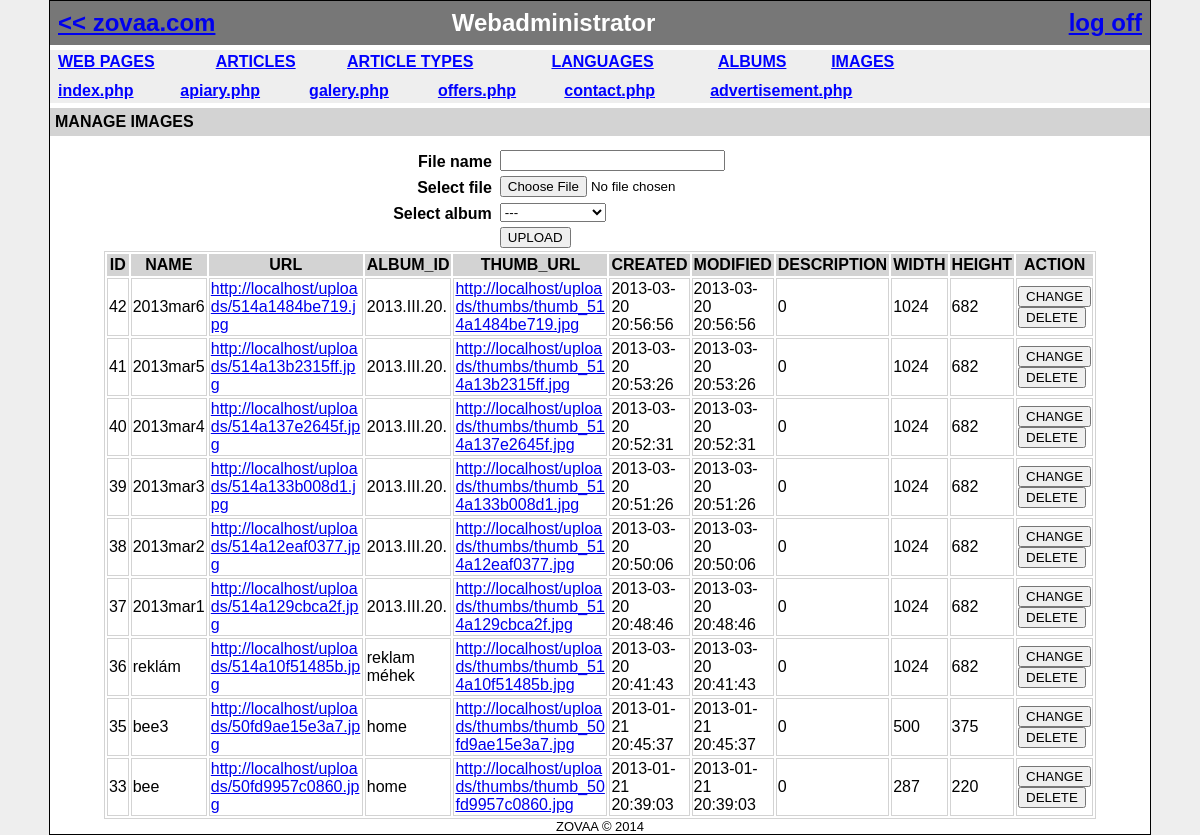
/Webadmin/images.php (signed in), run on the app's committed database.
### tables this page shows
CREATE TABLE IF NOT EXISTS `pages` (
  `ID` int(11) NOT NULL AUTO_INCREMENT,
  `NAME` varchar(100) NOT NULL,
  `MODIFIED` datetime NOT NULL,
  PRIMARY KEY (`ID`)
);

CREATE TABLE IF NOT EXISTS `images` (
  `ID` int(11) NOT NULL AUTO_INCREMENT,
  `NAME` varchar(256) DEFAULT NULL,
  `URL` varchar(512) NOT NULL,
  `ALBUM_ID` int(11) NOT NULL,
  `THUMB_URL` varchar(512) DEFAULT NULL,
  `CREATED` datetime NOT NULL,
  `MODIFIED` datetime NOT NULL,
  `DESCRIPTION` tinyint(4) NOT NULL DEFAULT '0',
  `WIDTH` int(11) NOT NULL,
  `HEIGHT` int(11) NOT NULL,
  PRIMARY KEY (`ID`)
);

### framework/mysql/mysqlmanager.php (called while the page is built, shortened)
<?php
require_once('select.php');
class MySqlManager
{
    public function SelectPages()
    {
        try
        {
            $select = new MysqlSelect;
            $data = array( 1 => 'NAME', 2 => 'ID' );
            return $select->DoSelect('pages', $data);
        }
        catch(Exception $ex)
        {
            throw new Exception($ex);
        }
    }
    public function SelectAllFromTable($table)
    {
        try
        {
            $select = new MysqlSelect;
            return $select->DoSelect($table, null, null, null, "ID DESC");
        }
        catch(Exception $ex)
        {
            throw new Exception($ex);
        }
    }
}
?>

### framework/mysql/select.php (called while the page is built, shortened)
<?php
class MysqlSelect extends MysqlCommand
{
    public function createQuerryString($table, $columns=null, $condition_string=null, $innerjoin_string=null, $orderby_string=null)
    {
        $mysqlQueryColumms = " * ";
        if(is_array($columns))
        {
            $mysqlQueryColumms = " ";
            foreach($columns as $column)
            {
                $mysqlQueryColumms .= $column.", ";
            }
            $mysqlQueryColumms = substr($mysqlQueryColumms, 0, strlen($mysqlQueryColumms) - 2);
        }
        $mysqlQueryCondition = "";
        if(isset($orderby_string))
        {
            $orderby_string = " ORDER BY ".$orderby_string." ";
        }
        $qs = "SELECT ".$mysqlQueryColumms. " FROM " .$table.$innerjoin_string.$mysqlQueryCondition.$orderby_string;
        return $qs;
    }
    public function DoSelect($table, $columns=null, $condition_string=null, $innerjoin_string=null, $orderby_string=null)
    {
        $mysqlQueryString = $this->createQuerryString($table, $columns, $condition_string, $innerjoin_string, $orderby_string);
        return mysql_query($mysqlQueryString);
    }
}
?>

### settings.php (called while the page is built, shortened)
<?php
class Settings
{
    public static function ReplaceMagicStrings($str)
    {
        $str = str_replace('[@server]', Settings::SERVER_NAME, $str);
        return $str;
    }
}
?>

### framework/admintable.php (the view, shortened to what this page needs)
<?php
require_once "mysql/mysqlmanager.php";
class AdminTable
{
    private $tableData;
    private $table;
    public $albumIdToNameArray;
    public function __construct($table)
    {
        $this->table = $table;
        try
        {
            $mysqlMan = new MySqlManager();
            $this->tableData = $mysqlMan->SelectAllFromTable($table);
        }
        catch(Exception $ex)
        {
            throw new Exception($ex);
        }
    }
    private function shortenString($string)
    {
        return $string;
    }
    public function __toString()
    {
        echo "<table class='AdminTable'>";
        $first = true;
        while($dataArray = mysql_fetch_assoc($this->tableData))
        {
            if($first)
            {
                echo "<tr>";
                $keys = array_keys($dataArray);
                foreach($keys as $k)
                {
                    echo "<td class='AdminTableHead'>".$k."</td>";
                }
                echo "<td class='AdminTableHead'>ACTION</td>";
                $first=false;
                echo "</tr>";
            }
            echo "<tr>";
            while (list($key, $value) = each($dataArray))
            {
                    $value = Settings::ReplaceMagicStrings($value);
                    if(strtolower($key) == 'id')
                    {
                        $id=$value;
                    }
                    if(isset($this->albumIdToNameArray))
                    {
                        if($key=="ALBUM_ID")
                        {
                            $value = $this->albumIdToNameArray[$value];
                        }
                    }
                    if(substr_count($value, 'http://') > 0)
                    {
                        $value='<a href="'.$value.'" target="_blank">'.$value.'</a>';
                    }
                    else
                    {
                        if(substr_count($value, '<a') == 0)
                            $value=$this->shortenString($value);
                    }
                    echo "<td class='AdminTableColumn'>".$value."</td>";
            }
            echo "<td class='AdminTableColumn'>
                    <form method='POST' action='../framework/formhandler.php'>
                        <Input type='submit' value='CHANGE' />
                        <Input type='hidden' name='TABLE' value='".$this->table."' />
                        <Input type='hidden' name='ID' value='".$id."' />
                        <Input type='hidden' name='FORMNAME' value='UPDATERECORD' />
                        <Input type='hidden' name='ONSUCCESS' value='".basename($_SERVER['PHP_SELF'])."'/>
                    </form>".
                    "<form method='POST' action='../framework/formhandler.php' onsubmit='return confirm(\"Do you really want to delete this record?\")'>
                        <Input type='submit' value='DELETE' />
                        <Input type='hidden' name='TABLE' value='".$this->table."' />
                        <Input type='hidden' name='ID' value='".$id."' />
                        <Input type='hidden' name='FORMNAME' value='DELETERECORD' />
                        <Input type='hidden' name='ONSUCCESS' value='".basename($_SERVER['PHP_SELF'])."'/>
                    </form>".
                    "</td>";
            echo "</tr>";
        }
        echo "</table>";
        return '';
    }
}
?>

### Webadmin/menu.php
<?php
require_once("../framework/mysql/mysqlmanager.php");
$mysqlMan = new MySqlManager();
$pages = $mysqlMan->SelectPages();
?>
<div>
<table class="MenuTable">
<tr>
<td><a href='pages.php'>WEB PAGES</a></td>
<td><a href='articles.php'>ARTICLES</a></td>
<td><a href='types.php'>ARTICLE TYPES</a></td>
<td><a href='languages.php'>LANGUAGES</a></td>
<td><a href="albums.php">ALBUMS</a></td>
<td><a href='images.php'>IMAGES</a></td>
</tr>
</table>
</div>
<div>
<table class="MenuTable">
<tr>
<?php
require_once("../settings.php");
while($page = mysql_fetch_array($pages))
{
    echo "<td>
            <a href='http://".
            $_SERVER['SERVER_NAME'].
            Settings::INETRFACE.
            "/Webadmin/index.php".
            "?p_name=".$page["NAME"].
            "'>".$page["NAME"]."</a>
        </td>";
}
?>
</tr>
</table>
</div>

### Webadmin/Style.css (style rules this page uses)
body { background-color: #EEEEEE; font-family: "Arial"; margin: 0px 0px 0px 0px; }
#Menu a { color: blue; }
.MenuTable { width: 80%; margin: 5px 5px 5px 5px; }
.AdminTableHead { text-align: center; background-color: lightgrey; font-weight: bold; border: solid; border-width: thin; border-color: lightgrey; }
.AdminTableColumn { border: solid; border-width: thin; border-color: lightgrey; word-wrap: break-word; max-width: 150px; }
.AdminTable { border: solid; border-width: thin; border-color: lightgrey; width: 90%; margin: 0 auto; word-wrap: break-word; }

### data on the page
pages: NAME "index.php"
pages: NAME "apiary.php"
pages: NAME "galery.php"
pages: NAME "offers.php"
pages: NAME "contact.php"
pages: NAME "advertisement.php"
images: k "ID", k "NAME", k "URL", k "ALBUM_ID", k "THUMB_URL", k "CREATED", k "MODIFIED", k "DESCRIPTION", k "WIDTH", k "HEIGHT", value "42", NAME "2013mar6", URL "http://localhost/uploads/514a1484be719.jpg", value "2013.III.20.", THUMB_URL "http://localhost/uploads/thumbs/thumb_514a1484be719.jpg", value "2013-03-20 20:56:56", value "0", value "1024", value "682"
images: value "41", NAME "2013mar5", URL "http://localhost/uploads/514a13b2315ff.jpg", value "2013.III.20.", THUMB_URL "http://localhost/uploads/thumbs/thumb_514a13b2315ff.jpg", value "2013-03-20 20:53:26", value "0", value "1024", value "682"
images: value "40", NAME "2013mar4", URL "http://localhost/uploads/514a137e2645f.jpg", value "2013.III.20.", THUMB_URL "http://localhost/uploads/thumbs/thumb_514a137e2645f.jpg", value "2013-03-20 20:52:31", value "0", value "1024", value "682"
images: value "39", NAME "2013mar3", URL "http://localhost/uploads/514a133b008d1.jpg", value "2013.III.20.", THUMB_URL "http://localhost/uploads/thumbs/thumb_514a133b008d1.jpg", value "2013-03-20 20:51:26", value "0", value "1024", value "682"
images: value "38", NAME "2013mar2", URL "http://localhost/uploads/514a12eaf0377.jpg", value "2013.III.20.", THUMB_URL "http://localhost/uploads/thumbs/thumb_514a12eaf0377.jpg", value "2013-03-20 20:50:06", value "0", value "1024", value "682"
images: value "37", NAME "2013mar1", URL "http://localhost/uploads/514a129cbca2f.jpg", value "2013.III.20.", THUMB_URL "http://localhost/uploads/thumbs/thumb_514a129cbca2f.jpg", value "2013-03-20 20:48:46", value "0", value "1024", value "682"
images: value "36", NAME "reklám", URL "http://localhost/uploads/514a10f51485b.jpg", value "reklam méhek", THUMB_URL "http://localhost/uploads/thumbs/thumb_514a10f51485b.jpg", value "2013-03-20 20:41:43", value "0", value "1024", value "682"
images: value "35", NAME "bee3", URL "http://localhost/uploads/50fd9ae15e3a7.jpg", value "home", THUMB_URL "http://localhost/uploads/thumbs/thumb_50fd9ae15e3a7.jpg", value "2013-01-21 20:45:37", value "0", value "500", value "375"
images: value "33", NAME "bee", URL "http://localhost/uploads/50fd9957c0860.jpg", value "home", THUMB_URL "http://localhost/uploads/thumbs/thumb_50fd9957c0860.jpg", value "2013-01-21 20:39:03", value "0", value "287", value "220"

### other printed values
$name "File name"
$name "Select file"
$name "Select album"
form field ALBUM "---"
